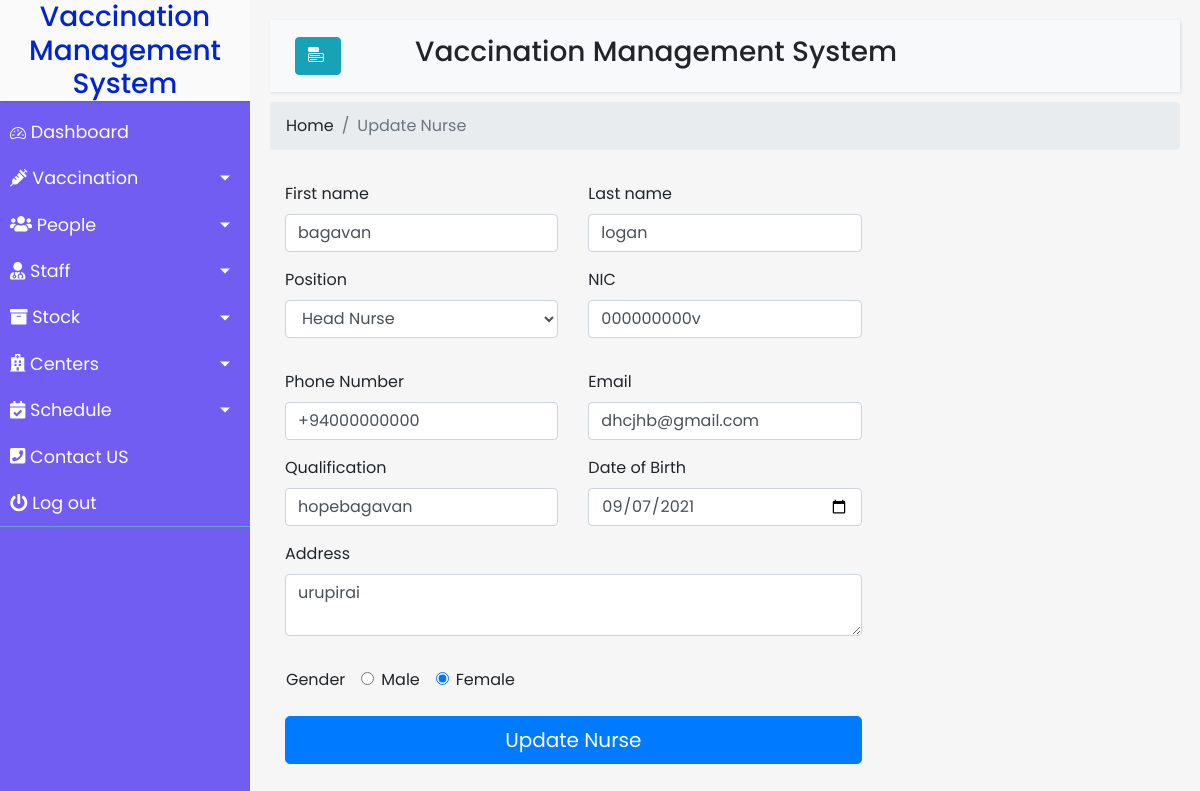
/staff/updateNurse.php?id=2, run on the app's committed database.
### tables this page shows
CREATE TABLE `nurses` (
  `id` int(20) NOT NULL,
  `firstName` varchar(100) NOT NULL,
  `lastName` varchar(100) NOT NULL,
  `nic` varchar(100) NOT NULL,
  `position` varchar(50) NOT NULL,
  `ContactNumber` varchar(15) NOT NULL,
  `email` varchar(100) NOT NULL,
  `qualification` varchar(255) NOT NULL,
  `dob` varchar(50) NOT NULL,
  `address` varchar(255) NOT NULL,
  `gender` varchar(20) NOT NULL
);

### staff/updateNurse.php (the view, shortened to what this page needs)
<?php
include_once 'database.php';
    $result = mysqli_query($conn,"SELECT * FROM nurses WHERE id='" . $_GET['id'] . "'");
    $row= mysqli_fetch_array($result);
?>
<!DOCTYPE html>
<html>
<head>
    <link rel="stylesheet" href="https://stackpath.bootstrapcdn.com/bootstrap/4.1.0/css/bootstrap.min.css"
>
    <link rel="stylesheet" href="https://cdn.jsdelivr.net/npm/bootstrap-icons@1.5.0/font/bootstrap-icons.css">
    <link rel="stylesheet" href="Homepage.css">
</head>
<body>
    <div class="wrapper">
        <?php include 'navbar.php' ?>
        <div id="content">
            <nav class="navbar navbar-expand-lg navbar-light bg-light">
                <div class="container-fluid">
                    <button type="button" id="sidebarCollapse" class="btn btn-info ">
                        <i class="bi bi-menu-button-fill"></i>
                    </button>
                    <h3 style="margin-right: 30%;">Vaccination Management System</h3>
                </div>
            </nav>
            <nav aria-label="breadcrumb">
                <ol class="breadcrumb">
                    <li class="breadcrumb-item"><a href="#">Home</a></li>
                    <li class="breadcrumb-item active" aria-current="page">Update Nurse</li>
                </ol>
            </nav>
            <div>
                <div class="container">
                    <main>
                        <div class="row py-3">
                            <div class="col-md-7 col-lg-8">
                                <form class="needs-validation" action="" method="POST" onsubmit="return validateNurse()" novalidate>
                                    <div class="row g-3">
                                        <div class="col-sm-6">
                                            <label for="firstName" class="form-label">First name</label>
                                            <input type="text" class="form-control" id="firstName" name="firstName" placeholder="" value="<?php echo $row['firstName']; ?>" required>
                                            </div>
                                        <div class="col-sm-6">
                                            <label for="lastName" class="form-label">Last name</label>
                                            <input type="text" class="form-control" id="lastName" name="lastName" placeholder=""  value="<?php echo $row['lastName']; ?>" required>
                                        </div>
                                        <div class="col-sm-6 pt-3">
                                            <div class="form-group">
                                                <label for="exampleFormControlSelect1" class="form-label">Position </label>
                                                <select class="form-control" name="position" id="position" required>
                                                    <option value="<?php echo $row['position']; ?>"> <?php echo $row['position']; ?></option>
                                                </select>
                                            </div>
                                        </div>
                                        <div class="col-sm-6 pt-3">
                                            <label for="nic" class="form-label">NIC</label>
                                            <input type="text" class="form-control" id="nic" name="nic" placeholder="" value="<?php echo $row['nic']; ?>" required>
                                        </div>
                                        <div class="col-sm-6 pt-3">
                                            <label for="ContactNumber" class="form-label">Phone Number</label>
                                            <input type="text" class="form-control" id="ContactNumber" name="ContactNumber" placeholder=""  value="<?php echo $row['ContactNumber']; ?>" required>
                                        </div>
                                        <div class="col-sm-6 pt-3">
                                            <label for="email" class="form-label">Email</label>
                                            <input type="email" class="form-control" id="email" name="email" placeholder="" value="<?php echo $row['email']; ?>" required>
                                        </div>
                                        <div class="col-sm-6 pt-3">
                                            <label for="qualification" class="form-label">Qualification </label>
                                            <input type="text" class="form-control" id="qualification" name="qualification" value="<?php echo $row['qualification']; ?>" required>
                                        </div>
                                        <div class="col-sm-6 pt-3">
                                            <label for="dob" class="form-label">Date of Birth </label>
                                            <input type="date" class="form-control" id="dob" name="dob" value="<?php echo $row['dob']; ?>" required>
                                        </div>
                                        <div class="col-12 pt-3">
                                            <label for="address" class="form-label">Address </label>
                                            <textarea type="text" class="form-control" id="address" name="address" required><?php echo $row['address']; ?></textarea>
                                        </div>
                                        <div class="col-12 pt-3">
                                            <div class="my-3 row">
                                                <label for="qualification" class="form-label pr-3 pl-3">Gender
                                                </label>
                                                <div class="form-check pr-3">
                                                    <input id="male" name="gender" value="male" type="radio" class="form-check-input" <?php echo ($row['gender'] == 'male') ? 'checked' : ''; ?> required>
                                                    <label class="form-check-label" for="credit">Male</label>
                                                </div>
                                                <div class="form-check">
                                                    <input id="female" name="gender" value="female" type="radio" class="form-check-input" <?php echo ($row['gender'] == 'female') ? 'checked' : ''; ?> required>
                                                    <label class="form-check-label" for="debit">Female</label>
                                                </div>
                                            </div>
                                        </div>
                                    </div>
                                    <button class="w-100 btn btn-primary btn-lg" type="submit" value="submit" name="submit" >Update Nurse</button>
                                </form>
                            </div>
                        </div>
                    </main>
                </div>
            </div>
        </div>
    </div>
</body>
</html>

### staff/Homepage.css (style rules this page uses)
body { font-family: 'Poppins', sans-serif; background: #fafafa; }
a, a:hover, a:focus { color: inherit; text-decoration: none; transition: all 0.3s; }
.navbar { padding: 15px 10px; background: #fff; border: none; border-radius: 0; margin-bottom: 10px; box-shadow: 1px 1px 3px rgba(0, 0, 0, 0.1); }
i, span { display: inline-block; }
.wrapper { display: flex; align-items: stretch; }
#content { width: 100%; padding: 20px; min-height: 100vh; transition: all 0.3s; background-color: #f6f6f6; }

### css/Homepage.css (style rules this page uses)
body { font-family: 'Poppins', sans-serif; background: #fafafa; }
a, a:hover, a:focus { color: inherit; text-decoration: none; transition: all 0.3s; }
.navbar { padding: 15px 10px; background: #fff; border: none; border-radius: 0; margin-bottom: 10px; box-shadow: 1px 1px 3px rgba(0, 0, 0, 0.1); }
i, span { display: inline-block; }
.wrapper { display: flex; align-items: stretch; }
#content { width: 100%; padding: 20px; min-height: 100vh; transition: all 0.3s; background-color: #f6f6f6; }

### data on the page
nurses: firstName "bagavan", lastName "logan", position "Head Nurse", nic "000000000v", ContactNumber "+94000000000", email "dhcjhb@gmail.com", qualification "hopebagavan", dob "09/07/2021", address "urupirai", gender "☑"
